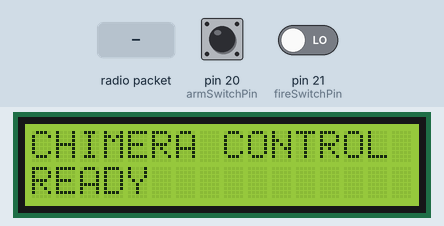
Recording of a sketch running on a simulated Arduino Mega 2560, built with avr-gcc and run on an emulated ATmega2560. Parts: 16×2 character LCD. Inputs (shaded band) come from the test bench; at power-on: pin 20 (armSwitchPin) LOW, pin 21 (fireSwitchPin) LOW. No radio packets arrive unless stated; what the sketch prints to the serial monitor is not drawn.

Above: at 1.8 s.
1.9 s: pin 20 (armSwitchPin) pulled HIGH for 3.2 s
At 4.7 s:
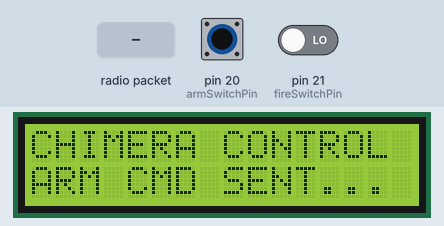
8.6 s: pin 20 (armSwitchPin) pulled HIGH for 0.55 s
12.8 s: pin 20 (armSwitchPin) pulled HIGH for 1 s
17.0 s: pin 20 (armSwitchPin) driven HIGH and pin 21 (fireSwitchPin) driven HIGH
At 19.4 s:
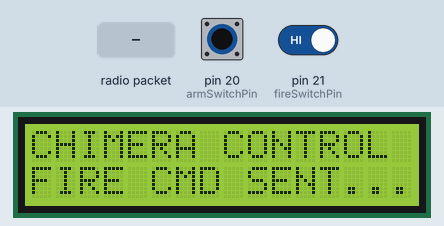
21.0 s: radio packet "1" arrives
Timing chart, 0 to 24.0 s (numbered marks = the images above; inputs shaded):
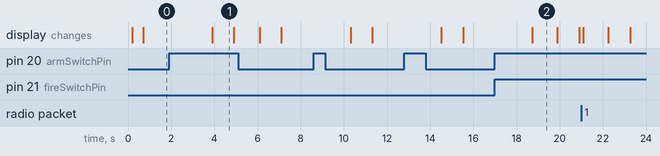

The sketch:

houston.ino
```cpp
// Chimera Control System - BASE (v1.0)
// Created by : Theo Ajuyah, Jack Kent, #ADD THE REST#

// RF Code Courtesy: https://learn.adafruit.com/adafruit-rfm69hcw-and-rfm96-rfm95-rfm98-lora-packet-padio-breakouts/rfm9x-test
// LCD Wiring Courtesy: https://www.arduino.cc/en/Tutorial/HelloWorld
// LoRa 9x_TX
// -*- mode: C++ -*-


// Include libraries
#include <SPI.h>
#include <RH_RF95.h>
#include <LiquidCrystal.h>
#include <Adafruit_RGBLCDShield.h>

// Initialise LCD library with desired pins (see courtesy)
LiquidCrystal lcd(22, 23, 24, 25, 26, 27);

//Adafruit_RGBLCDShield lcd = Adafruit_RGBLCDShield();

// Radio Module Pins:
#define RFM95_CS 4
#define RFM95_RST 3
#define RFM95_INT 2 // G0
#define ID "C-"
#define ARM_ACK "ARMACK"
#define FIRE_ACK "FIREACK"

// Switch & Button Pins:
const int armSwitchPin = 20;
const int fireSwitchPin = 21;
const int estopButtonPin = 29;


#define RF95_FREQ 868.0 // 718 lowest frequency that is working- tested

// Singleton instance of the radio driver
RH_RF95 rf95(RFM95_CS, RFM95_INT);
#define RH_RF95_MAX_MESSAGE_LEN 300


/////Global vars
int16_t packetnum = 0;  // packet counter, we increment per transmission
bool armStatus = 0;
bool disarmStatus = 0;
bool fireStatus = 0;
bool estopStatus = 0;
bool emergencyStopped = 0;

int armCmdCount = 0;
int fireCmdCount = 0;

/////Functions

void setup() {
  Serial.begin(9600);
  lcd.begin(16,2);  // Setup LCD dimensions

  // Pin Setup
  pinMode(armSwitchPin, INPUT);  // RED arm swtich
  pinMode(fireSwitchPin, INPUT);  // ORANGE fire switch
  pinMode(estopButtonPin, INPUT);  // GREEN estop button

  // Attach Interrupt:
  attachInterrupt(digitalPinToInterrupt(estopButtonPin), estop, FALLING); // Estop interrupt

  // Get current pin values:
  armStatus = digitalRead(armSwitchPin);
  disarmStatus = !(digitalRead(armSwitchPin));
  fireStatus = digitalRead(fireSwitchPin);
  //estopStatus = digitalRead(estopButtonPin);

  lcd.print("CCS - HOUSTON");
  lcd.setCursor(0, 1);
  lcd.print("RADIO STARTING...");
  if(init_transmitter()) {
    delay(500);
    lcd.clear();
    lcd.print("CHIMERA CONTROL");
    lcd.setCursor(0,1);
    lcd.print("READY");
  }
}


void loop()
{
  armStatus = digitalRead(armSwitchPin);
  disarmStatus = !digitalRead(armSwitchPin);
  fireStatus = digitalRead(fireSwitchPin);
  //estopStatus = digitalRead(estopButtonPin);

  Serial.print("ARM STATUS: ");
  Serial.print(armStatus);
  Serial.print(" DISARM STATUS: ");
  Serial.print(disarmStatus);
  Serial.print(" FIRE STATUS: ");
  Serial.print(fireStatus);
  Serial.print(" ESTOP STATUS: ");
  Serial.println(estopStatus);

  lcd.setCursor(0,1);
  lcd.print("READY           ");

  if (estopStatus || emergencyStopped) {
    //estop();
    //emergencyStopped = 1;
  } else {
    if (fireStatus && armStatus  && (fireCmdCount <= 5)) {
      fire();
      fireStatus = 0;
    }
    if (armStatus && (armCmdCount <= 5)) {
      arm();
      armStatus = 0;
    }
    if (disarmStatus) {
      disarm();
      disarmStatus = 0;
    }
  }
  delay(1000); // Remove when the idle message sending is removed
}


bool init_transmitter() {
  bool radioReady = 1;
  pinMode(RFM95_RST, OUTPUT);
  digitalWrite(RFM95_RST, HIGH);
  lcd.setCursor(0, 1);

  while (!Serial);

  delay(100);

  Serial.println("Arduino LoRa TX Test!");

  // Manual reset
  digitalWrite(RFM95_RST, LOW);
  delay(10);
  digitalWrite(RFM95_RST, HIGH);
  delay(10);

  while (!rf95.init()) {
    Serial.println("LoRa radio init failed");
    lcd.print("! RADIO FAILED !");
    radioReady = 0;
    while (1);
  }

  Serial.println("LoRa radio init OK!");
  lcd.print("RADIO STARTED...");

  // Defaults after init are 434.0MHz, modulation GFSK_Rb250Fd250, +13dbM
  if (!rf95.setFrequency(RF95_FREQ)) {
    Serial.println("setFrequency failed");
    lcd.print("! FREQ FAILED !");
    radioReady = 0;
    while (1);
  }
  Serial.print("Set Freq to: "); Serial.println(RF95_FREQ);

  // Defaults after init are 434.0MHz, 13dBm, Bw = 125 kHz, Cr = 4/5, Sf = 128chips/symbol, CRC on

  // The default transmitter power is 13dBm, using PA_BOOST.
  // If you are using RFM95/96/97/98 modules which uses the PA_BOOST transmitter pin, then
  // you can set transmitter powers from 5 to 23 dBm:
  rf95.setTxPower(23, false);
  return radioReady;
}


// Send Message function transmits/broadcasts
void sendMessage(String receiverID, String msg) {
//void sendMessage() {
  Serial.println("Sending to rf95_server");
  String message = receiverID + msg;
  char radiopacket[50];
  strncpy(radiopacket, message.c_str(), 50);//**** 3rd url

  itoa(packetnum++, radiopacket+13, 10);
  Serial.print("Sending "); Serial.println(radiopacket);
  radiopacket[49] = 0;


  Serial.println("Sending..."); delay(10);
  rf95.send((uint8_t *)radiopacket, 50);

  Serial.println("Waiting for packet to complete..."); delay(10);
  rf95.waitPacketSent();
  // Now wait for a reply
  uint8_t buf[RH_RF95_MAX_MESSAGE_LEN];
  uint8_t len = sizeof(buf);

  Serial.println("Waiting for reply..."); delay(10);
  if (rf95.waitAvailableTimeout(1000))
  {
    // Should be a reply message for us now
    if (rf95.recv(buf, &len))
   {
      Serial.print("Got reply: ");
      Serial.println((char*)buf);
      Serial.print("RSSI: ");
      Serial.println(rf95.lastRssi(), DEC);
    }
    else
    {
      Serial.println("Receive failed");
    }
  }
  else
  {
    Serial.println("No reply, is there a listener around?");
  }
}


void arm() {
  Serial.println("SENDING ARM COMMAND");
  lcd.setCursor(0,1);
  sendMessage("C-", "ARM");
  lcd.print("ARM CMD SENT...");
  armCmdCount++;
}


void disarm() {
  Serial.println("disarm");
}


void fire() {
  Serial.println("SENDING FIRE COMMAND");
  lcd.setCursor(0,1);
  sendMessage("C-", "FIRE");
  lcd.print("FIRE CMD SENT...");
  fireCmdCount++;
}


void estop() {
  lcd.setCursor(0,1);
  sendMessage("C-", "ESTOP");
  estopStatus = 1;
  lcd.print("!!!  ESTOP  !!!");
  Serial.println("!!  EMERGENCY STOP  !!");
}

// In use: Only called if `if (rf95.available()) {}` statement passes, so is guaranteed to have a message
String getMessage() {
    // Should be a message for us now
    uint8_t buf[RH_RF95_MAX_MESSAGE_LEN];
    uint8_t len = sizeof(buf);

    if (rf95.recv(buf, &len))
    {
      //RH_RF95::printBuffer("Received: ", buf, len); // suppresed/commented out printing binary info
      //Serial.println("Got: " + (char*)buf); // suppresed/commented out message received
      // Serial.print("RSSI: "); Serial.println(rf95.lastRssi(), DEC); // suppresed/commented out Received Signal Strength Indicator

      return (char*)buf;

      // Send a reply
      uint8_t data[] = "Message received";
      rf95.send(data, sizeof(data));
      rf95.waitPacketSent();
      Serial.println("Sent a reply");
    }else {
      Serial.println("Receive failed");
      return "-1";
    }
}
```

Measured:
- after the input at 1.9 s, the display: changes after 2.0 s (image 1)
- after the input at 17.0 s, the display: changes after 1.7 s (image 2)
- what the display in image 1 shows lasts 1.0 s, from 3.9 s to 4.9 s
- what the display in image 2 shows lasts 1.2 s, from 18.7 s to 19.9 s
